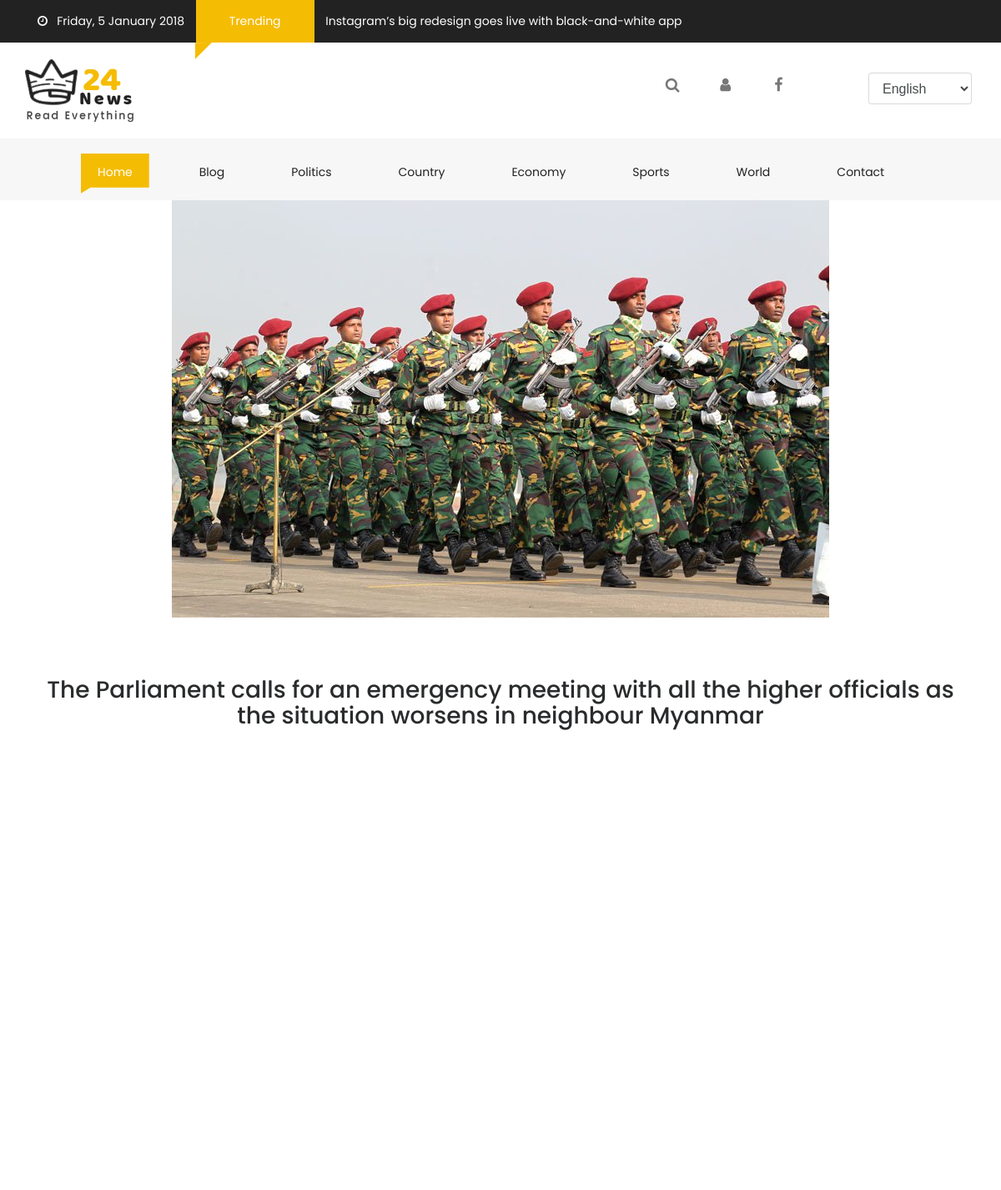
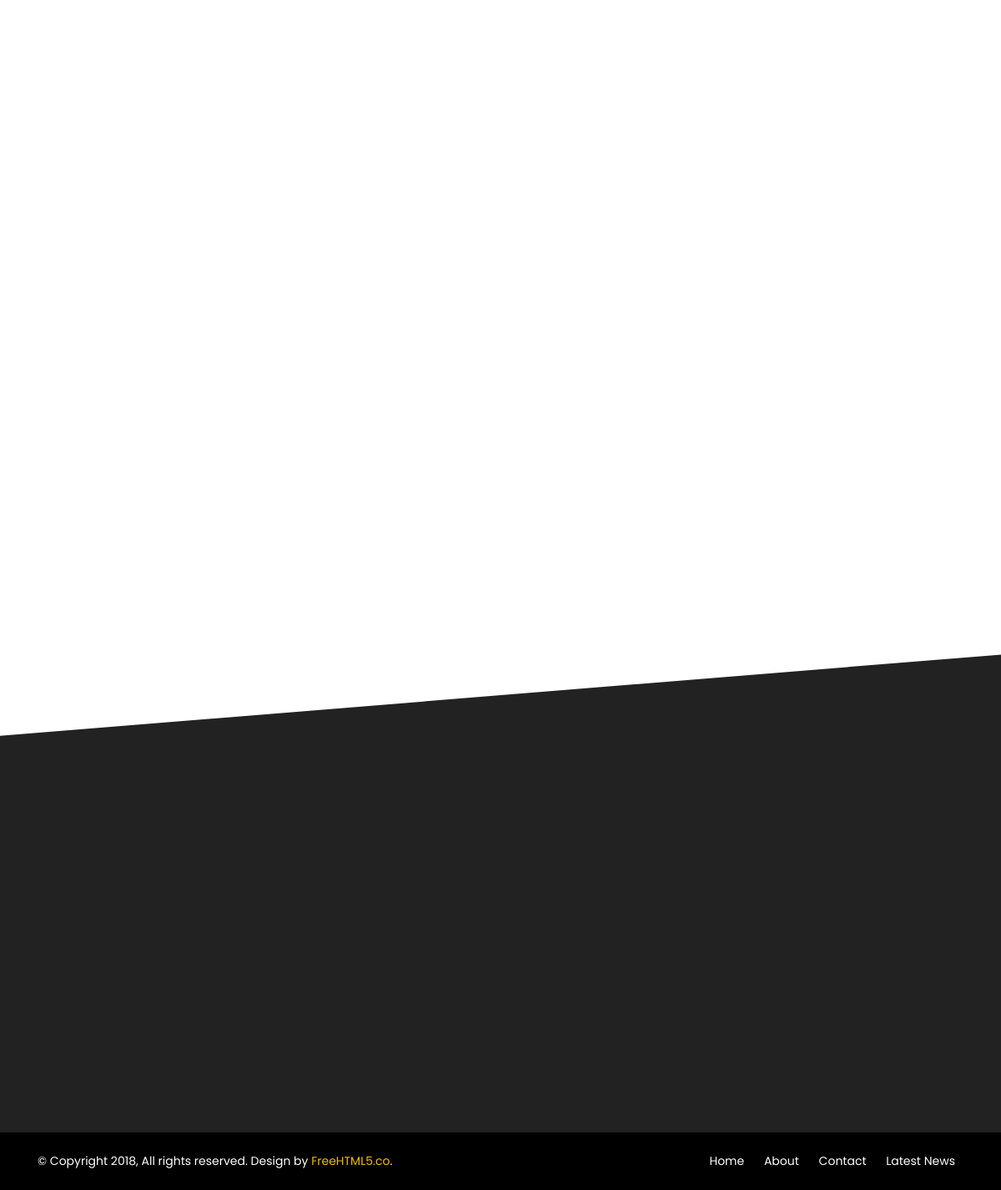
The app's page /news/Country/Military/2 with its own data (2 pictures, top to bottom).
### home/models.py (models this page shows, shortened)
class Categories(models.Model):
    name = models.CharField(max_length=1000)
    image = models.ImageField(upload_to='images')
    slug = models.CharField(max_length=1000, default='')
    def __str__(self):
        return self.name

class News(models.Model):
    name = models.CharField(max_length=1000)
    category = models.ForeignKey(Categories, on_delete=models.CASCADE)
    subCategory = models.ForeignKey(SubCategories, on_delete=models.CASCADE)
    author = models.ForeignKey(User, on_delete=models.CASCADE,)
    image = models.ImageField(upload_to='images')
    description = models.CharField(max_length=9999999999999)
    place = models.CharField(max_length=5000)
    date = models.DateField(auto_now_add=True, auto_now=False, blank=True)
    visits = models.PositiveIntegerField(default=0)
    class Meta:
        ordering = ['-visits']

### home/views.py (the view)
# urls.py: path('news/<str:category>/<str:subCategory>/<str:singleNewsID>', views.SingleNews, name='SingleNews'),
def SingleNews(request, category, subCategory, singleNewsID):
    singleNews = News.objects.get(id=singleNewsID)
    singleNews.visits = int(singleNews.visits) + 1
    singleNews.save()
    news = News.objects.all()
    category = Categories.objects.all()
    subcategories = SubCategories.objects.all()
    authors = Authors.objects.all()
    links = ImportantLinks.objects.all()
    relatedNews = News.objects.filter(category=singleNews.category).all()
    params = {'news': news, 'category':category, 'subcategories':subcategories, 'authors':authors, 'links':links, 'singleNews':singleNews, 'relatedNews':relatedNews}
    return render(request, 'single.html', params)

### home/models.py (called while the page is built)
    def __str__(self):
        return self.name

### home/templatetags/multiply.py (called while the page is built)
@register.filter
def in_category(things, category):
    return things.filter(category=category)

### home/templates/single.html (shortened to what this page needs)
{% extends 'layout.html' %}
{% block body %}
<div class="text-center">
    <img src="/media/{{singleNews.image}}" alt="" class="img-fluid">
</div>
<div id="fh5co-single-content mt-5 pt-5" class="container-fluid pb-4 pt-4 paddding">
    <div class="container paddding">
        <div class="row mx-0">
            <div class="text-center h3 my-5">{{singleNews.name}}</div>
        </div>
    </div>
</div>
<div class="container-fluid pb-4 pt-5">
</div>
{% endblock %}

### home/templates/layout.html (shortened to what this page needs)
{% load multiply %}
<!DOCTYPE html>
<html lang="en" class="no-js">
<head>
    <link href="/static/css/media_query.css" rel="stylesheet" type="text/css"/>
    <link href="/static/css/bootstrap.css" rel="stylesheet" type="text/css"/>
    <link href="https://maxcdn.bootstrapcdn.com/font-awesome/4.7.0/css/font-awesome.min.css" rel="stylesheet"
>
    <link href="/static/css/animate.css" rel="stylesheet" type="text/css"/>
    <link href="/static/css/owl.carousel.css" rel="stylesheet" type="text/css"/>
    <link href="/static/css/owl.theme.default.css" rel="stylesheet" type="text/css"/>
    <link href="/static/css/style_1.css" rel="stylesheet" type="text/css"/>
</head>
<body>
<div class="container-fluid fh5co_header_bg">
    <div class="container">
        <div class="row">
            <div class="col-12 fh5co_mediya_center"><a href="#" class="color_fff fh5co_mediya_setting"><i
                    class="fa fa-clock-o"></i>&nbsp;&nbsp;&nbsp;Friday, 5 January 2018</a>
                <div class="d-inline-block fh5co_trading_posotion_relative"><a href="#" class="treding_btn">Trending</a>
                    <div class="fh5co_treding_position_absolute"></div>
                </div>
                <a href="#" class="color_fff fh5co_mediya_setting">Instagram’s big redesign goes live with black-and-white app</a>
            </div>
        </div>
    </div>
</div>
<div class="container-fluid">
    <div class="container">
        <div class="row">
            <div class="col-12 col-md-3 fh5co_padding_menu">
                <img src="/static/images/logo.png" alt="img" class="fh5co_logo_width"/>
            </div>
            <div class="col-12 col-md-9 align-self-center fh5co_mediya_right">
                <div class="text-center d-inline-block">
                    <a class="fh5co_display_table"><div class="fh5co_verticle_middle"><i class="fa fa-search"></i></div></a>
                </div>
                <div class="text-center d-inline-block">
                    <a class="fh5co_display_table" href='/accounts/login'><div class="fh5co_verticle_middle"><i class="fa fa-user"></i></div></a>
                </div>
                <div class="text-center d-inline-block">
                    <a href="https://fb.com/fh5co" target="_blank" class="fh5co_display_table"><div class="fh5co_verticle_middle"><i class="fa fa-facebook"></i></div></a>
                </div>
                <div class="text-center d-inline-block">
                    <a href="https://fb.com/fh5co" target="_blank" class="fh5co_display_table"><div class="fh5co_verticle_middle"></div></a>
                </div>
                <div class="d-inline-block text-center dd_position_relative ">
                    <select class="form-control fh5co_text_select_option">
                        <option>English </option>
                    </select>
                </div>
            </div>
        </div>
    </div>
</div>
<div class="container-fluid bg-faded fh5co_padd_mediya padding_786">
    <div class="container padding_786">
        <nav class="navbar navbar-toggleable-md navbar-light ">
            <div class="collapse navbar-collapse" id="navbarSupportedContent">
                <ul class="navbar-nav mr-auto">
                    <li class="nav-item active">
                        <a class="nav-link" href="/">Home <span class="sr-only">(current)</span></a>
                    </li>
                    <li class="nav-item ">
                        <a class="nav-link" href="/">Blog <span class="sr-only">(current)</span></a>
                    </li>
                    {% for i in category %}
                    <li class="nav-item dropdown">
                        <a class="nav-link" href='/news/{{i.name}}' id="dropdownMenuButton2" data-toggle="dropdown"
                           aria-haspopup="true" aria-expanded="false">{{i.name}} <span class="sr-only">(current)</span></a>
                    </li>
                    {% endfor %}
                    <li class="nav-item ">
                        <a class="nav-link" href="/contact-us">Contact <span class="sr-only">(current)</span></a>
                    </li>
                </ul>
            </div>
        </nav>
    </div>
</div>
{% block body %}{{% endblock %}
<div class="container-fluid fh5co_footer_bg pb-3">
</div>
<div class="container-fluid fh5co_footer_right_reserved">
    <div class="container">
        <div class="row  ">
            <div class="col-12 col-md-6 py-4 Reserved"> © Copyright 2018, All rights reserved. Design by <a href="https://freehtml5.co" title="Free HTML5 Bootstrap templates">FreeHTML5.co</a>. </div>
            <div class="col-12 col-md-6 spdp_right py-4">
                <a href="#" class="footer_last_part_menu">Home</a>
                <a href="Contact_us.html" class="footer_last_part_menu">About</a>
                <a href="Contact_us.html" class="footer_last_part_menu">Contact</a>
                <a href="blog.html" class="footer_last_part_menu">Latest News</a></div>
        </div>
    </div>
</div>
</body>
</html>

### home/static/css/style_1.css (style rules this page uses)
a,a:hover { color:#f5bc04 }
.fh5co_header_bg { background:#222;color:#fff }
.color_fff { color:#fff !important }
.treding_btn { background:#f5bc04;color:#fff;margin:0 10px;display:inline-block;padding:15px 40px }
.fh5co_trading_posotion_relative { position:relative }
.fh5co_treding_position_absolute { -webkit-clip-path:polygon(0 1%, 100% 0, 0 100%, 0% 100%);-moz-clip-path:polygon(0 1%, 100% 0, 0 100%, 0% 100%);-ms-clip-path:polygon(0 1%, 100% 0, 0 100%, 0% 100%);clip-path:polygon(0 1%, 100% 0, 0 100%, 0% 100%);height:20px;width:20px;background:#f5bc04;position:absolute;left:9px }
.fh5co_logo_width { width:130px }
.fh5co_mediya_right { text-align:right }
.fh5co_display_table { height:40px;width:40px;display:table;color:#777;font-size:18px;border:1px solid #fff !important;cursor:pointer;-webkit-border-radius:50%;-moz-border-radius:50%;-ms-border-radius:50%;border-radius:50%;transition:1s;margin:0 10px;color:#777 !important }
.fh5co_verticle_middle { vertical-align:middle;display:table-cell }
.fh5co_text_select_option { margin:0 10px;position:relative;top:-10px }
.navbar-light .navbar-nav .open>.nav-link,.navbar-light .navbar-nav .active>.nav-link,.navbar-light .navbar-nav .nav-link.open,.navbar-light .navbar-nav .nav-link.active { color:#fff !important;padding-top:12px !important;padding-bottom:15px !important;padding-left:20px !important;padding-right:20px !important;margin:0 20px !important;-moz-transition:all .5s ease;-o-transition:all .5s ease;-webkit-transition:all .5s ease;-ms-transition:all .5s ease;transition:all .5s ease;background:#f5bc04 !important;-webkit-clip-path:polygon(100% 0, 100% 85%, 14% 85%, 0 100%, 0% 60%, 0 0);-moz-clip-path:polygon(100% 0, 100% 85%, 14% 85%, 0 100%, 0% 60%, 0 0);-ms-clip-path:polygon(100% 0, 100% 85%, 14% 85%, 0 100%, 0% 60%, 0 0);clip-path:polygon(100% 0, 100% 85%, 14% 85%, 0 100%, 0% 60%, 0 0) }
.navbar-light .navbar-nav .nav-link { color:#222 !important;padding-top:12px !important;padding-bottom:15px !important;padding-left:20px !important;padding-right:20px !important;margin:0 20px !important;-moz-transition:all .5s ease;-o-transition:all .5s ease;-webkit-transition:all .5s ease;-ms-transition:all .5s ease;transition:all .5s ease;position:relative !important;-webkit-clip-path:polygon(100% 0, 100% 85%, 14% 85%, 0 100%, 0% 60%, 0 0);-moz-clip-path:polygon(100% 0, 100% 85%, 14% 85%, 0 100%, 0% 60%, 0 0);-ms-clip-path:polygon(100% 0, 100% 85%, 14% 85%, 0 100%, 0% 60%, 0 0);clip-path:polygon(100% 0, 100% 85%, 14% 85%, 0 100%, 0% 60%, 0 0) }
.fh5co_padding_menu { padding:20px 0 }
.fh5co_padd_mediya { padding-top:10px }
.paddding { padding-left:0 !important;padding-right:0 !important }
.fh5co_footer_bg { background:#222;color:#fff;-webkit-clip-path:polygon(0 17%, 100% 0, 100% 100%, 0% 100%);clip-path:polygon(0 17%, 100% 0, 100% 100%, 0% 100%) }
.fh5co_footer_right_reserved { background:#000 !important;color:#fff !important }
.footer_last_part_menu { color:#fff !important;padding:0 10px }
.spdp_right { text-align:right }
.dd_position_relative { position:relative }

### records on screen
Categories: name "Politics"
Categories: name "Country"
Categories: name "Economy"
Categories: name "Sports"
Categories: name "World"
News: image (picture), name "The Parliament calls for an emergency meeting with all the higher officials as the situation worsens in neighbour Myanmar"
